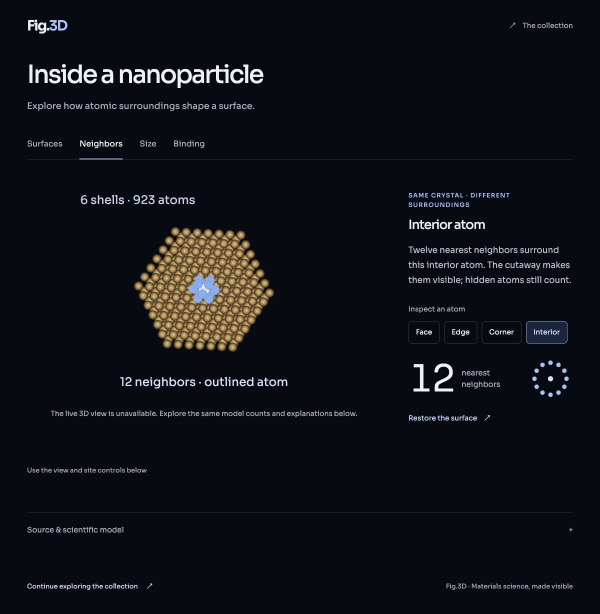
#> input picture production/nanoparticle/verification/fallback.jpg, 1200 x 1228 px, given in place of cur-1440-010.4.png, which was not available (shown at 1/2 size)
$ python make_boards.py
#> lines starting #> are read from the running program, lines starting #| are printed output that depends on the picture
### context/fig3d-method/method/tools/annot.py
"""Annotated before/after boards for the method write-up.

board(out, panels, notes, title)
  panels: list of dicts {src, crop:(x0,y0,x1,y1)|None, label, marks:[(x0,y0,x1,y1,n)] in source px}
  notes:  list of (n, text) printed under the panels
Panels are scaled to a common height and placed side by side on a near-black board.
"""
from PIL import Image, ImageDraw, ImageFont
import textwrap

BG = (11, 14, 21)
INK = (232, 237, 248)
MUTED = (150, 162, 186)
AMBER = (255, 181, 71)
GREEN = (126, 214, 160)
FONT = '/usr/share/fonts/truetype/dejavu/DejaVuSans.ttf'
BOLD = '/usr/share/fonts/truetype/dejavu/DejaVuSans-Bold.ttf'


def f(size, bold=False):
    return ImageFont.truetype(BOLD if bold else FONT, size)


def badge(d, x, y, n, color):
    r = 15
    d.ellipse([x - r, y - r, x + r, y + r], fill=color)
    d.text((x, y), str(n), font=f(17, True), fill=BG, anchor='mm')


def board(out, panels, notes, title, height=560, width_cap=None):
#> called with height = 440
    imgs = []
    for p in panels:
        im = Image.open(p['src']).convert('RGB')
#> im is the input picture: PIL image 1200x1228 RGB; mean R, G, B 15.7, 17.9, 23.8
        x0, y0 = 0, 0
        if p.get('crop'):
            x0, y0 = p['crop'][0], p['crop'][1]
            im = im.crop(p['crop'])
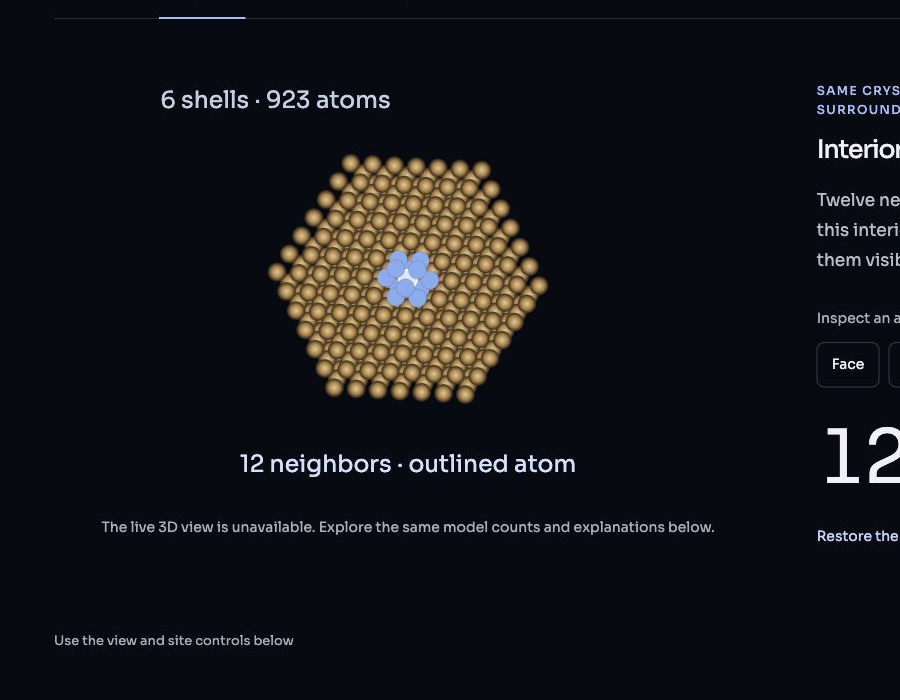
#> im: PIL image 900x700 RGB; mean R, G, B 20.5, 21.5, 25.5
        k = height / im.height
#> k = 0.629
        if width_cap and im.width * k > width_cap:
            k = width_cap / im.width
        im = im.resize((round(im.width * k), round(im.height * k)), Image.LANCZOS)
#> im: PIL image 566x440 RGB
        d = ImageDraw.Draw(im)
        color = GREEN if p.get('good') else AMBER
        for (a, b, c, e, n) in p.get('marks', []):
            box = [(a - x0) * k, (b - y0) * k, (c - x0) * k, (e - y0) * k]
            d.rectangle(box, outline=color, width=3)
            badge(d, box[0], box[1], n, color)
        imgs.append((im, p))
#> pass 2 of the loop in board, `for p in panels:`:
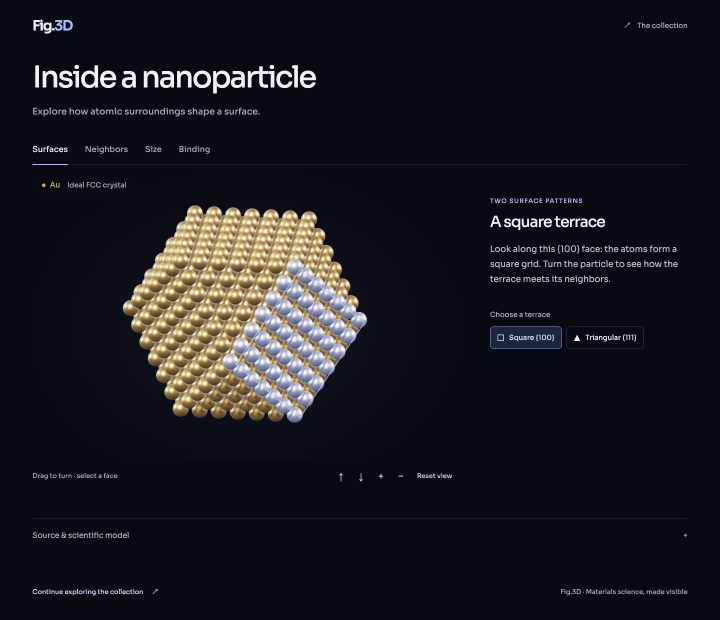
#> input picture production/nanoparticle/verification/layout-1440.jpg, 1440 x 1239 px, given in place of cur-1440-011.6.png, which was not available (shown at 1/2 size)
#> in board, im is the input picture: PIL image 1440x1239 RGB; mean R, G, B 24.6, 25.9, 30.6
#> in board, `im = im.crop(p['crop'])`:
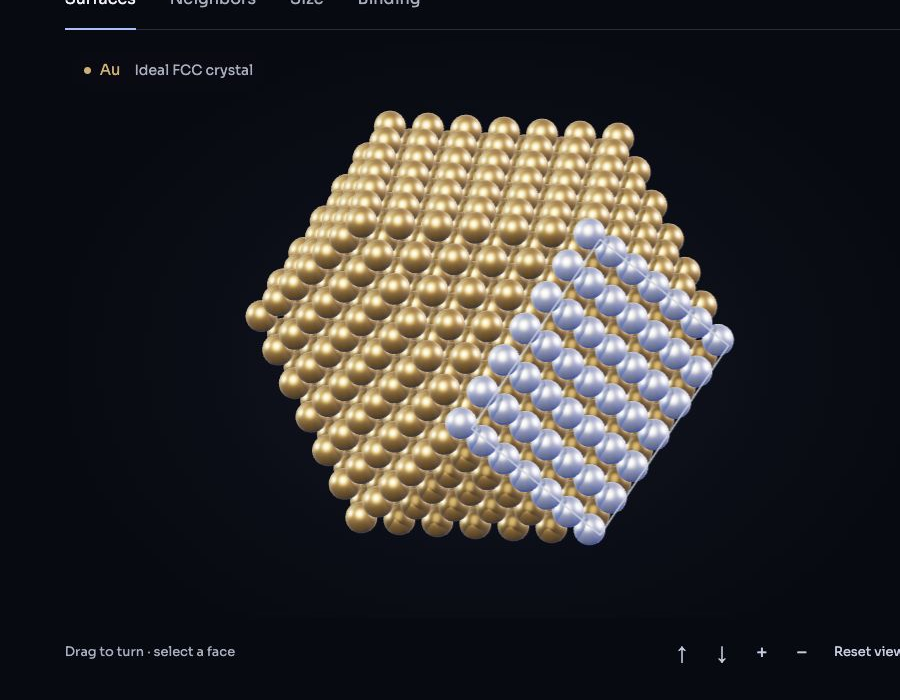
#> im: PIL image 900x700 RGB; mean R, G, B 48.1, 46.4, 46.2
    pad, gap = 36, 28
    W = sum(i.width for i, _ in imgs) + gap * (len(imgs) - 1) + 2 * pad
    wrap = max(60, int((W - 2 * pad - 50) / 10.2))
    note_lines = []
    for n, t in notes:
        lines = textwrap.wrap(t, wrap)
        note_lines.append((n, lines))
    notes_h = sum(len(l) * 27 + 12 for _, l in note_lines)
    H = pad + 44 + 34 + max(i.height for i, _ in imgs) + 30 + notes_h + pad
    canvas = Image.new('RGB', (W, H), BG)
    d = ImageDraw.Draw(canvas)
    d.text((pad, pad), title, font=f(28, True), fill=INK)
    x, y = pad, pad + 44
    for im, p in imgs:
        d.text((x, y), p['label'], font=f(18, True), fill=GREEN if p.get('good') else MUTED)
        canvas.paste(im, (x, y + 34))
        d.rectangle([x - 1, y + 33, x + im.width, y + 34 + im.height], outline=(40, 48, 66), width=1)
        x += im.width + gap
    y = pad + 44 + 34 + max(i.height for i, _ in imgs) + 30
    for n, lines in note_lines:
        if n is not None:
            badge(d, pad + 15, y + 13, n, AMBER if isinstance(n, int) else GREEN)
        for i, line in enumerate(lines):
            d.text((pad + 44, y + i * 27), line, font=f(19), fill=INK)
        y += len(lines) * 27 + 12
    canvas.save(out, quality=90)
    return out

### context/fig3d-method/method/tools/make_boards.py
import sys
from annot import board
O='/mnt/project-files/fig3d-review/interwoven-battery/method/'
F='frames-desktop/'
#> (the run stopped early here; a loop or call above may not have finished)
